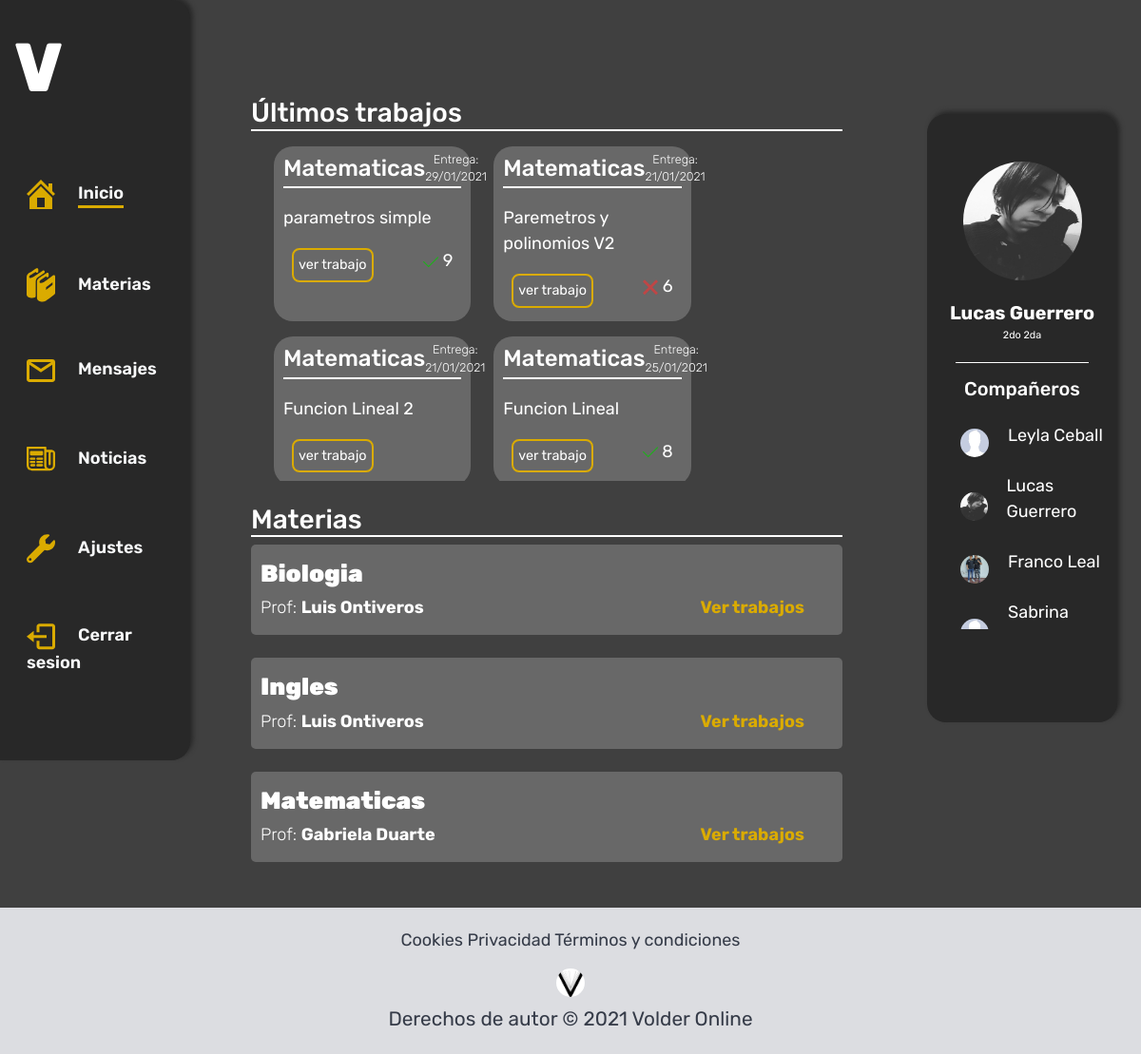
The page /estudiante/ (signed in) on the database as committed earlier.
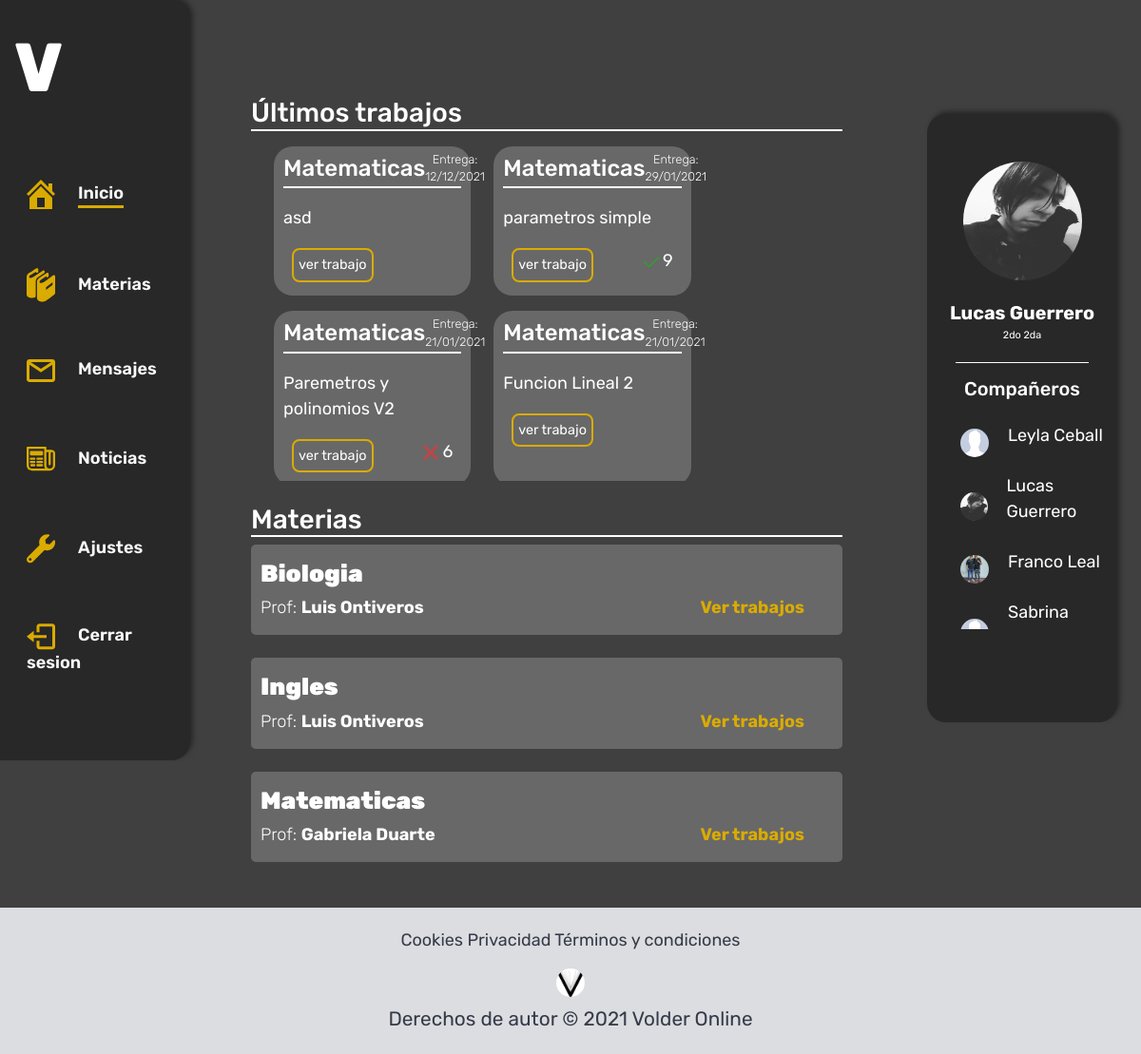
The same page on the database as committed later.
### usuarios/models.py (models this page shows, shortened)
class Trabajo(models.Model):
    titulo = models.CharField(max_length=50)
    materia = models.ForeignKey(Materia, on_delete = models.CASCADE, null=True, blank=True)
    fecha_de_subida = models.DateTimeField(auto_now_add=True)
    fecha_de_entrega = models.DateTimeField(auto_now_add=False)
    tipo_de_trabajo = models.ForeignKey(TipoDeTarea, on_delete = models.CASCADE, null=True, blank=True)
    consigna = models.CharField(max_length=50)
    contenido = models.TextField()
    fuentes = models.CharField(max_length=50)
    class Meta():
        ordering = ['-fecha_de_subida']
    def __str__(self):
        return self.titulo

class Materia(models.Model):
    nombre = models.CharField(max_length=50)
    curso = models.ForeignKey(Cursoos, on_delete = models.CASCADE, null=True, blank=True)
    profesor = models.ForeignKey(Profesor, on_delete = models.CASCADE, null=True, blank=True)
    trabajos_entregados = models.IntegerField(null=True, blank=True)
    class Meta():
        ordering = ['nombre']

class NotaTrabajo(models.Model):
    estadoNota = (
        ('1', '1'),
        ('2', '2'),
        ('3', '3'),
        ('4', '4'),
        ('5', '5'),
        ('6', '6'),
        ('7', '7'),
        ('8', '8'),
        ('9', '9'),
        ('10', '10')
    )
    respuestaTrabajo = models.ForeignKey(RespuestaTrabajo, on_delete = models.CASCADE)
    comentario = models.TextField(max_length=200, null=True, blank=True)
    nota = models.CharField(max_length=20, choices=estadoNota)

class Profesor(models.Model):
    user = models.OneToOneField(User, on_delete = models.CASCADE)
    nombre = models.CharField(max_length=50)
    apellido = models.CharField(max_length=50)
    dni = models.IntegerField(unique=True)
    foto =  models.ImageField(upload_to="fotos_de_perfil/profesor", null=True, blank=True)
    class Meta():
        ordering = ['apellido']
    def __str__(self):
        nombre_y_apellido = self.nombre + " " + self.apellido
        return nombre_y_apellido

class Estudiante(models.Model):
    user = models.OneToOneField(User, on_delete = models.CASCADE)
    nombre = models.CharField(max_length=50)
    apellido = models.CharField(max_length=50)
    dni = models.IntegerField(unique=True)
    curso = models.ForeignKey(Cursoos, on_delete = models.CASCADE, null=True, blank=True)
    foto =  models.ImageField(upload_to="fotos_de_perfil/estudiante", null=True, blank=True)
    class Meta():
        ordering = ['apellido']
    def __str__(self):
        nombre_y_apellido = self.nombre + " " + self.apellido
        return nombre_y_apellido
    @property
    def imageURL(self):
        try:
            url = self.foto.url
        except:
            url = "/static/img/fotoPerfil.jpg"
        return url

### volder_app/decorators.py (the view)
        def wrapper(request, *args, **kwargs):
            if not hasattr(request.user, self.attribute):
                return redirect(self.redirect_to_url, **self.args_dict_to_redirect)
            return view(request, *args, **kwargs)

### volder_app/templates/volder/main.html (shortened to what this page needs)
{% extends 'volder/base.html' %}
{% load static %}
{% block content %}
<div class="mid-contenido-animacion col-12 col-md-7 mx-auto my-4 px-4">
    <div class="contenido-block tarea-animacion col-12 col-md-12  mx-auto mt-2" >
        <h3 class="contenido--block--title col-12">Últimos trabajos</h3>
        <div  class="row block--cont">
            {% for trabajo in trabajos %}
                    <div id="trabajo-{{trabajo.id}}" class="trabajo trabajos-animacion col-10 col-md-4 my-2 ml-4">
                        <div class="trabajo--titulo">
                            <h4 class="titulo--nombre">{{trabajo.materia.nombre}}</h4>
                            <p class="titulo--fecha"> Entrega: <br> {{trabajo.fecha_de_entrega|date:'d/m/Y'}}</p>
                        </div>
                        <p class="trabajo--p">  {{trabajo}}  </p>
                        <div class="trabajo--end">
                            <a id="button-{{trabajo.id}}" href="{% url 'trabajo' trabajo.id %}" class="btn">ver trabajo</a>
                            {% for nota in notas %}
                                {% if nota.respuestaTrabajo.trabajo == trabajo %}
                                    <div class="trabajo--nota">
                                    <span>{{nota.nota}}</span>
                                    </div>
                                {% endif %}
                            {% endfor %}
                        </div>
                    </div>
            {% endfor %}
        </div>
    </div>
    <div  class="contenido-block tarea2-animacion col-12 mx-auto my-4">
        <h3 id="materias" class="contenido--block--title col-12">Materias</h3>
        {% for materia in materias %}
            <div class="materia col-12 mb-4 mx-auto">
                <h4 class="materia--titulo">{{materia.nombre}}</h4>
                <div class="row">
                    <p class="materia--p">Prof: <a href="{% url 'mensajes' materia.profesor.user_id %}">{{materia.profesor}} </a> </p>
                    <a href="materia/{{materia.id}}" class="materia--a">Ver trabajos</a>
                </div>
            </div>
        {% endfor %}
    </div>
</div>
{% include 'volder/perfil_alumno.html' %}
{% endblock %}

### volder_app/templates/volder/perfil_alumno.html
{% load static %}
<div id="container" class="container container-animacion col-10 col-md-2 my-4 ">
    <div class="perfil">
        <img class="foto" src="{{user.estudiante.imageURL}}">
        <div class="nombre">
            <p>{{user.estudiante.nombre}} {{user.estudiante.apellido}}</p>
        </div>
        <div class="curso">
            <p>{{user.estudiante.curso.curso}} {{user.estudiante.curso.division}}</p>
        </div>
    </div>
    <div class="compañeros compañeros-animacion row">
        <div class="compañeros--titulo mx-auto mb-3">
            <h5>Compañeros</h5>
        </div>
        {% for compañero in compañero %}
            <div class="perfil-compañero">
                <a href="{% url 'mensajes' compañero.user_id %}">
                    <img class="foto-compañeros" src="{{compañero.imageURL}}">
                    <div class="nick">
                        <p>{{compañero}}</p>
                    </div>
                </a>
            </div>
        {% endfor %}
    </div>
</div>

Rows that differ between the two databases and show on the page:
no longer on this page (row unchanged): Trabajo: materia.nombre "Matematicas", fecha_de_entrega "25/01/2021", titulo "Funcion Lineal"
no longer on this page (row unchanged): NotaTrabajo: nota "8", shown under "Matematicas"
added Trabajo: materia.nombre "Matematicas", fecha_de_entrega "12/12/2021", titulo "asd"
